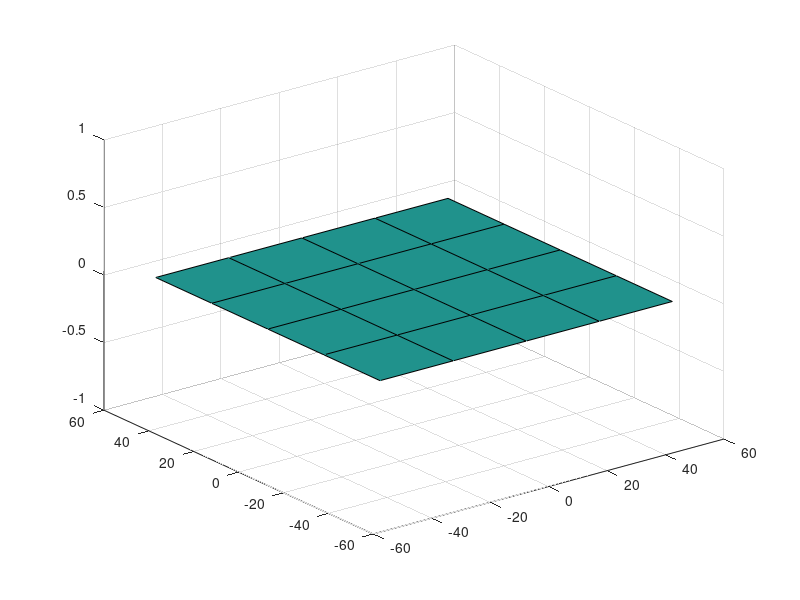

The MATLAB script that drew this image:
function [ ] = DefineGlobals(  )%codegen
%DEFINEGLOBALS Summary of this function goes here
%   Detailed explanation goes here
global generatedObjects; %broj na generirani objecti
global numberOfFriendsObjects; %broj na generirani frendoJ :)
global numberOfLifeObjects; % broj na generirani 'srcenca'
global SCORE; %SCORE
global LIFE;
global EnemySphere;
global ObjectsCoords;
global LifeObjectCoords;
global plane;
global player;
global cam;
global border;
global genobj;
global friends;
global inAir;
global jumpDirection;
global bossMovement
global generationDelay;
global bossCoords;
global projectile;
global bossHealth;
global boolCollision;
x=linspace(-50,50,5);
y=x;
[Xr,Yr]=meshgrid(x,y);
surf(Xr,Yr,0*Xr);
[X,Y,Z]=sphere(4);
bossCoords = [0 40 1];
bossMovement = [1 0 0];
inAir=0;
jumpDirection=0;
generatedObjects=0;
numberOfFriendsObjects=0;
numberOfLifeObjects=0;
generationDelay = 0;
SCORE=0;
LIFE = 3;
EnemySphere=struct('X',zeros(9,9),'Y',zeros(9,9),'Z',zeros(9,9),'C',zeros(1,3),'direction', 0);
ObjectsCoords=EnemySphere;
LifeObjectCoords = EnemySphere;
plane = struct('X',Xr,'Y',Yr,'Z',0*Xr);
n=[0 1 0]/norm([0 1 0]);
player=struct('Pmin',[1 0 0],'Pmax',[3 3 2],'Vulnerable',1,'direction',0);
cam=[-30,30,-30,70,4,26];
bossHealth = 100;
boolCollision = 0;
    x=linspace(-20,20,10);
    z=x;
    [Xb,Zb]=meshgrid(x,z);
    d=dot(player.Pmin,n);
    Yb=(-d-n(1)*Xb-n(3)*Zb)/n(2); 
    border=struct('X',Xb-4,'Y',Yb-4,'Z',Zb-4);
genobj=[-30,30,30,80,4,26];
friends=EnemySphere;
projectile(1,:)=[0 0 0];
end

